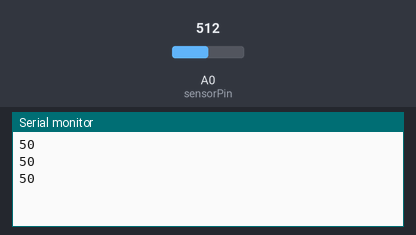
The sketch below on a simulated Arduino Uno, built with avr-gcc and run on an emulated ATmega328P. Shown: the last lines printed to the serial monitor. The test bench sets the inputs (shaded band); at power-on: A0 (sensorPin) = 512.

Above: at 1.3 s.
1.4 s: A0 (sensorPin) set to 716
At 1.9 s:
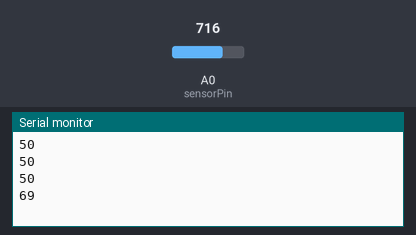
2.9 s: A0 (sensorPin) set to 900
At 3.4 s:
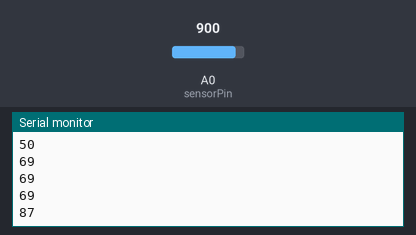
Timing chart, 0 to 5.9 s (numbered marks = the images above; inputs shaded):
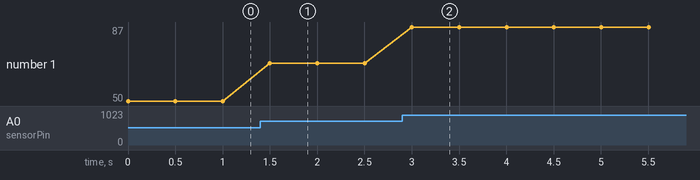

Measured:
- after the input at 1.4 s, the serial monitor: prints a new line after 0.10 s (image 1)
- after the input at 2.9 s, the serial monitor: prints a new line after 0.10 s (image 2)
- plotted number 1: 50 → 69 after the input at 1.4 s, 69 → 87 after the input at 2.9 s

The sketch:

arduino.ino
```cpp
int sensorPin = A0;   // select the input pin for the flex sensor
int sensorValue = 0;  // variable to store the value coming from the sensor

void setup() {
 // Start serial communication with a baud rate of 9600
  Serial.begin(9600);
}

void loop() {
  // read the value from the sensor:
  sensorValue = analogRead(sensorPin);
  int mappedValue = map(sensorValue, 0, 1023, 0, 100);

  // Print the mapped value to the serial port
  Serial.println(mappedValue);

  // Add a short delay to avoid flooding the serial port
  delay(500);
}
```
